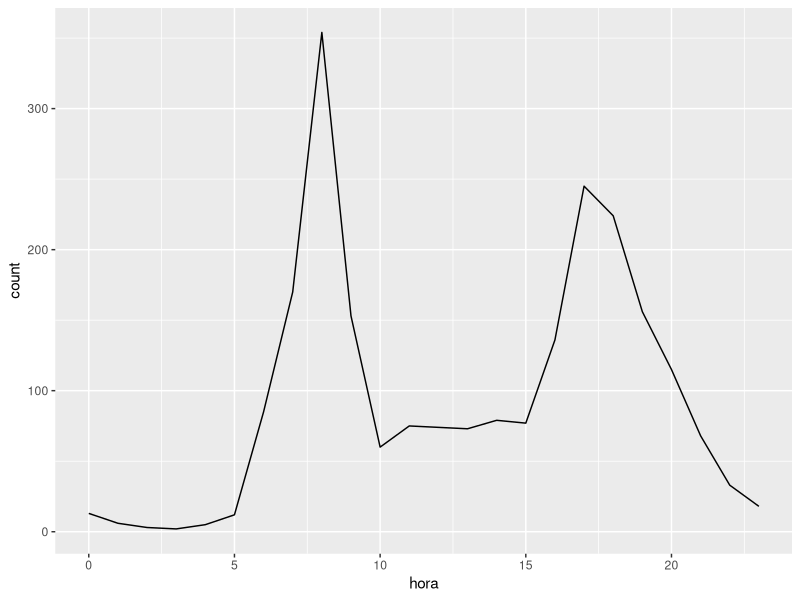
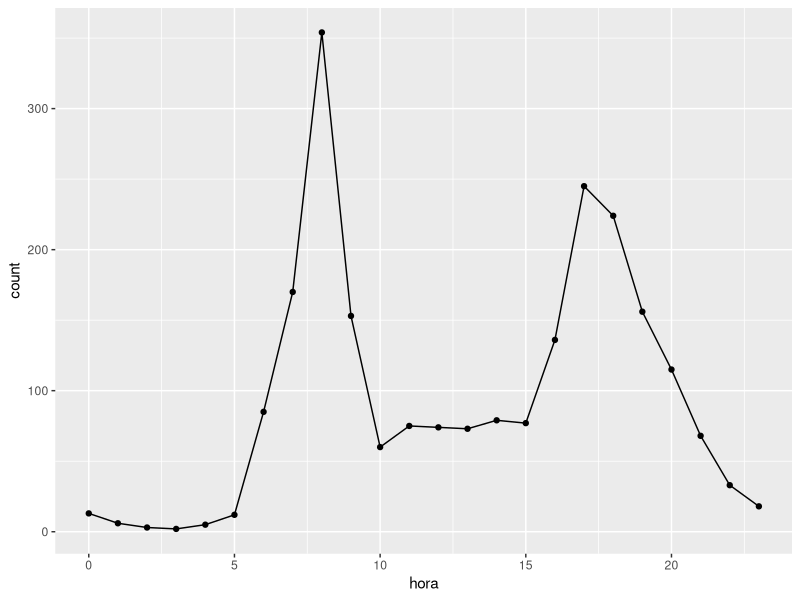
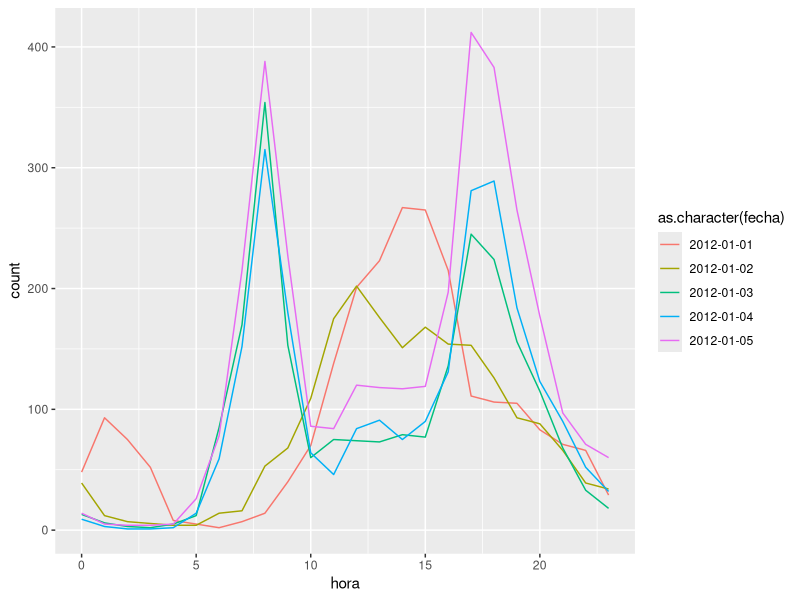
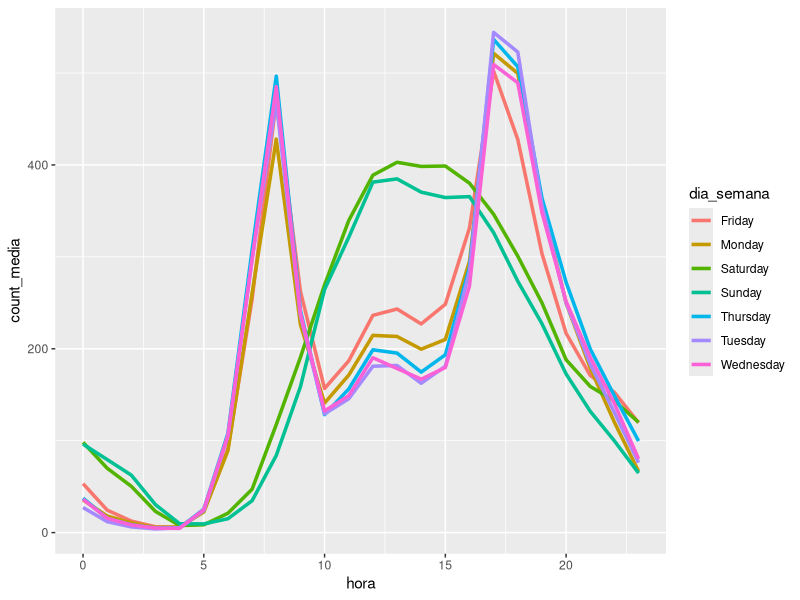
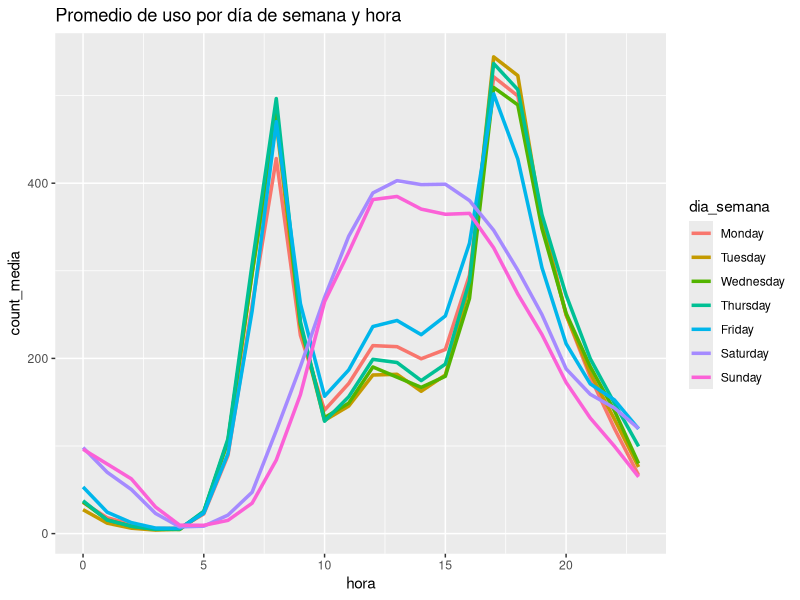
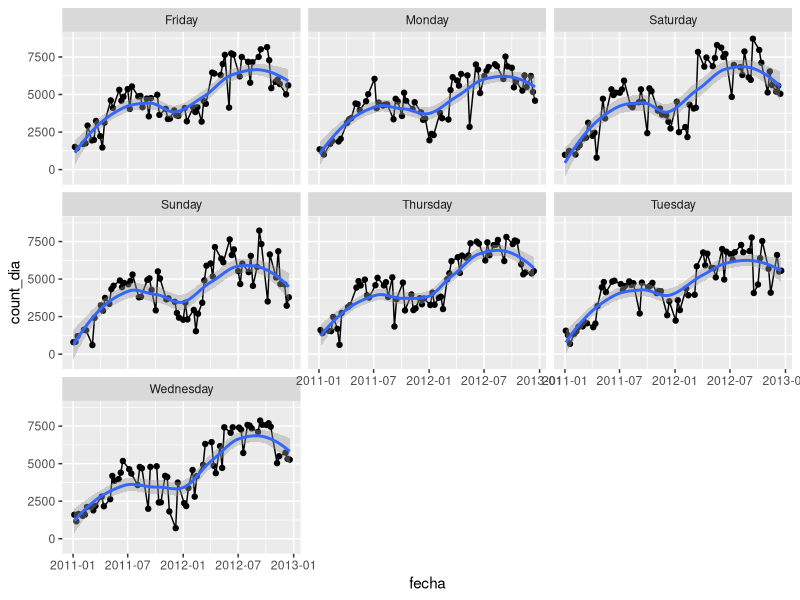
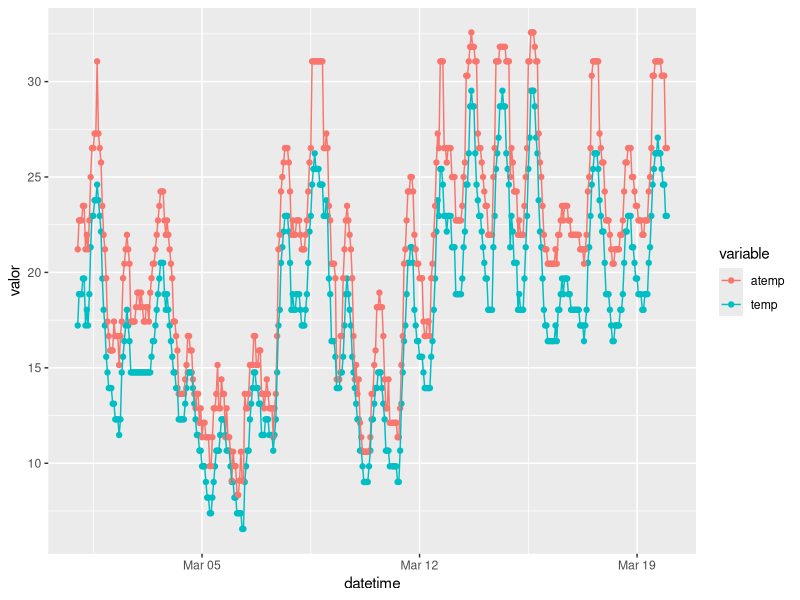

The R source for these figures, in order:
## ---- chunk 1
library(readr)
print(read_csv)
## ---- chunk 2
library(lubridate)
library(ggplot2)
library(readr)
library(tidyr)
library(dplyr)
## ---- chunk 3
library(readr)
bikes <- read_csv(file = '../../datos/bike_demand/train_bike.csv', n_max=10)
problems(bikes)
## ---- chunk 4
bikes <- read_csv(file = '../../datos/bike_demand/train_bike.csv', 
                col_types = list('datetime'=col_datetime()))
bikes 
print(bikes, n = 13)
## ---- chunk 5
?read_csv
## ---- chunk 6
conteos_hora <- bikes %>% select(datetime, weather_desc, count)
conteos_hora
## ---- chunk 7
conteos <- conteos_hora %>% mutate(hora = hour(datetime), fecha = as.Date(datetime))
conteos
## ---- chunk 8
conteos_enero_3 <- conteos %>% filter(fecha == as.Date('2012-01-03'))
conteos_enero_3
## ---- chunk 9
ggplot(conteos_enero_3, aes(x = hora, y = count)) + geom_line() 
ggplot(conteos_enero_3, aes(x = hora, y = count)) + geom_line()  + geom_point()
## ---- chunk 10
conteo_ene <- conteos %>% filter(fecha >= as.Date('2012-01-01'), fecha <= as.Date('2012-01-05'))
ggplot(conteo_ene, aes(x=hora, y=count, colour=as.character(fecha), group=fecha)) + geom_line()
## ---- chunk 11
conteos_dsem <- conteos %>% mutate(dia_semana = weekdays(fecha))
## ---- chunk 12
conteo_agrupada <- conteos_dsem %>% group_by(dia_semana, hora)
conteo_agrupada
media_dia_hora <- conteo_agrupada %>% summarise(count_media = mean(count))
media_dia_hora
## ---- chunk 13
media_dia_hora <- conteos_dsem %>% 
                      group_by(dia_semana, hora) %>%
                      summarise(count_media = mean(count))
media_dia_hora
## ---- chunk 14
ggplot(media_dia_hora, aes(x = hora, y=count_media, colour=dia_semana)) + geom_line(size=1.2)
## ---- chunk 15
media_dia_hora$dia_semana <- factor(media_dia_hora$dia_semana, levels=c('Monday','Tuesday','Wednesday','Thursday','Friday','Saturday','Sunday'))
ggplot(media_dia_hora, aes(x = hora, y=count_media, colour=dia_semana)) + geom_line(size=1.2) +
  ggtitle('Promedio de uso por día de semana y hora')
## ---- chunk 16
conteos_dsem %>% 
  filter(hora == 8) %>%
  group_by(dia_semana) %>%
  summarise(media_count = mean(count))
## ---- chunk 17
conteos_8 <- conteos_dsem %>% filter(hora==8)
conteos_8
## ---- chunk 18
conteos_8 %>% 
  group_by(dia_semana) %>%
  mutate(media_count = mean(count))
## ---- chunk 19
indices_8 <- conteos_8 %>% 
  group_by(dia_semana) %>%
  mutate(media_count = mean(count)) %>%
  ungroup() %>%
  mutate(indice = count/media_count)
indices_8
## ---- chunk 20
print(arrange(indices_8, indice),n =10)
print(arrange(indices_8, desc(indice)),n =10)
## ---- chunk 21
bikes_2 <-bikes %>% 
  mutate(hora = hour(datetime), fecha = as.Date(datetime), dia_sem = weekdays(fecha))

indices_8 <- bikes_2 %>%
  select(fecha, hora, dia_sem, holiday, temp, count, weather_desc) %>%
  filter(hora == 8) %>%
  group_by(dia_sem) %>%
  mutate(media = mean(count), indice = count/media)
head(indices_8)
tail(indices_8)
## ---- chunk 22
indices_8 %>% ungroup() %>% arrange(indice) %>% print(n = 20)
indices_8 %>% ungroup() %>% arrange(desc(indice)) %>% print(n = 20)
## ---- chunk 23
resumen_dia <- bikes_2 %>% group_by(fecha, dia_sem) %>%
  summarise(count_dia = sum(count)) 

ggplot(resumen_dia, aes(x=fecha, y=count_dia)) + geom_point() + geom_line() +
  facet_wrap(~dia_sem) + geom_smooth()
## ---- chunk 24
indices_8 <- bikes_2 %>%
  select(fecha, hora, dia_sem, holiday, temp, count, weather_desc) %>%
  filter(hora == 8) %>%
  mutate(año = year(fecha)) %>%
  group_by(dia_sem, año) %>%
  mutate(media = mean(count), indice = count/media)
indices_8 %>% ungroup() %>% arrange(indice) %>% print(n = 20)
indices_8 %>% ungroup() %>% arrange(desc(indice)) %>% print(n = 20)
## ---- chunk 25
dia_temps <- bikes_2 %>% filter(year(fecha)==2012, month(fecha)==3 ) %>%
  select(datetime, fecha, hora, temp, atemp)
dia_temps
## ---- chunk 26
temps_larga <- dia_temps %>%
  gather(variable, valor, temp:atemp)
temps_larga
## ---- chunk 27
ggplot(temps_larga, 
       aes(x=datetime, y=valor, colour=variable, group=variable)) + geom_point() + geom_line()
